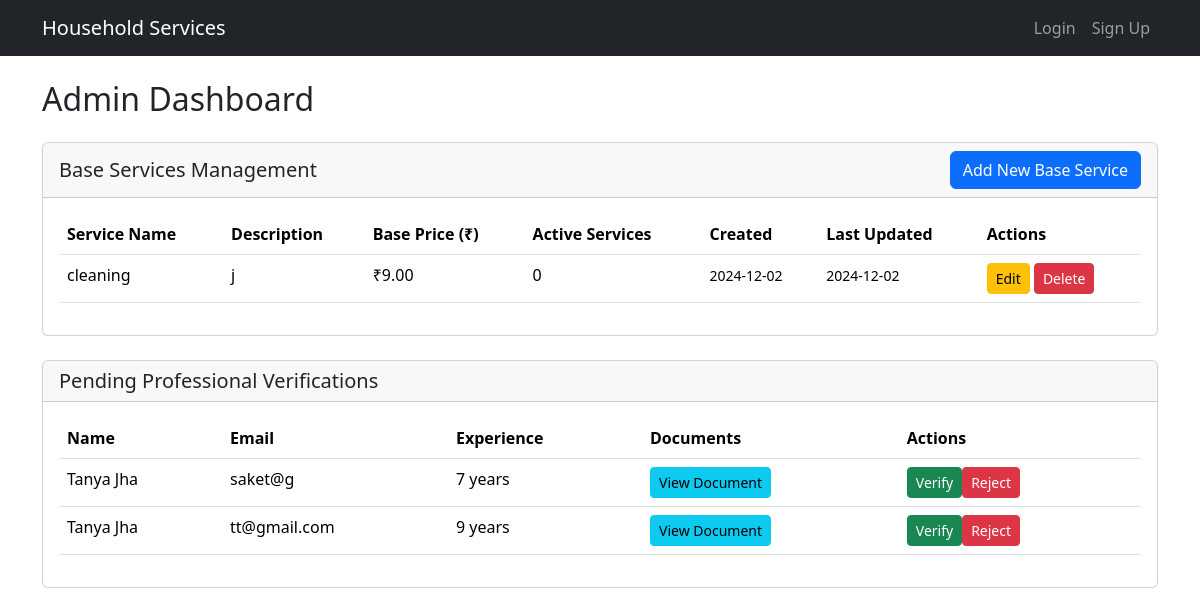
The app's page /admin-dashboard with its own data.
### models.py (models this page shows)
class BaseService(db.Model):
    id = db.Column(db.Integer, primary_key=True)
    name = db.Column(db.String(100), nullable=False)
    description = db.Column(db.Text, nullable=False)
    price = db.Column(db.Float, nullable=False)
    created_at = db.Column(db.DateTime, nullable=False, default=db.func.current_timestamp())
    updated_at = db.Column(db.DateTime, nullable=False, default=db.func.current_timestamp(), onupdate=db.func.current_timestamp())
    services = db.relationship('Service', backref='base_service', lazy=True)

class ProfessionalDetails(db.Model):
    id = db.Column(db.Integer, primary_key=True)
    user_id = db.Column(db.Integer, db.ForeignKey('user.id'), nullable=False)
    email = db.Column(db.String(120), unique=True, nullable=False)
    fullname = db.Column(db.String(100), nullable=False)
    service_id = db.Column(db.Integer, db.ForeignKey('base_service.id'), nullable=False)
    experience_years = db.Column(db.Integer, nullable=False)
    document_path = db.Column(db.String(200), nullable=False)
    address = db.Column(db.Text, nullable=False)
    pin_code = db.Column(db.String(10), nullable=False)
    status = db.Column(db.String(20), nullable=False, default='pending')
    user = db.relationship('User', backref=db.backref('professional_details', lazy=True))
    service = db.relationship('BaseService', backref=db.backref('professionals', lazy=True))

### app.py (the view)
@app.route("/admin-dashboard")
def admin_dashboard():
    pending_professionals = ProfessionalDetails.query.filter_by(status='pending').all()
    services = BaseService.query.order_by(BaseService.name).all()
    return render_template("admin_dashboard.html",
                         pending_professionals=pending_professionals,
                         services=services)

### templates/admin_dashboard.html (shortened to what this page needs)
{% extends "base.html" %}
{% block content %}
<div class="container mt-4">
    <h2 class="mb-4">Admin Dashboard</h2>
    <div class="row mb-4">
        <div class="col-12">
            <div class="card">
                <div class="card-header d-flex justify-content-between align-items-center">
                    <h5 class="card-title mb-0">Base Services Management</h5>
                    <button class="btn btn-primary" data-bs-toggle="modal" data-bs-target="#addServiceModal">
                        Add New Base Service
                    </button>
                </div>
                <div class="card-body">
                    <div class="table-responsive">
                        <table class="table table-hover">
                            <thead>
                                <tr>
                                    <th>Service Name</th>
                                    <th>Description</th>
                                    <th>Base Price (₹)</th>
                                    <th>Active Services</th>
                                    <th>Created</th>
                                    <th>Last Updated</th>
                                    <th>Actions</th>
                                </tr>
                            </thead>
                            <tbody>
                                {% for service in services %}
                                <tr>
                                    <td>{{ service.name }}</td>
                                    <td>{{ service.description[:100] }}{% if service.description|length > 100 %}...{% endif %}</td>
                                    <td>₹{{ "%.2f"|format(service.price) }}</td>
                                    <td>{{ service.services|length }}</td>
                                    <td><small>{{ service.created_at.strftime('%Y-%m-%d') }}</small></td>
                                    <td><small>{{ service.updated_at.strftime('%Y-%m-%d') }}</small></td>
                                    <td>
                                        <button class="btn btn-warning btn-sm"
                                                data-bs-toggle="modal"
                                                data-bs-target="#editServiceModal{{ service.id }}">
                                            Edit
                                        </button>
                                        <form action="{{ url_for('delete_service', id=service.id) }}"
                                              method="post"
                                              style="display: inline;"
                                              onsubmit="return confirm('Are you sure you want to delete this base service? This will remove all professional services using this base service.')">
                                            <button type="submit" class="btn btn-danger btn-sm">Delete</button>
                                        </form>
                                    </td>
                                </tr>
                                {% endfor %}
                            </tbody>
                        </table>
                    </div>
                </div>
            </div>
        </div>
    </div>
    <div class="row">
        <div class="col-12">
            <div class="card">
                <div class="card-header">
                    <h5 class="card-title mb-0">Pending Professional Verifications</h5>
                </div>
                <div class="card-body">
                    <div class="table-responsive">
                        <table class="table">
                            <thead>
                                <tr>
                                    <th>Name</th>
                                    <th>Email</th>
                                    <th>Experience</th>
                                    <th>Documents</th>
                                    <th>Actions</th>
                                </tr>
                            </thead>
                            <tbody>
                                {% for professional in pending_professionals %}
                                <tr>
                                    <td>{{ professional.fullname }}</td>
                                    <td>{{ professional.email }}</td>
                                    <td>{{ professional.experience_years }} years</td>
                                    <td>
                                        <a href="{{ url_for('serve_file', filename=professional.document_path) }}"
                                           target="_blank"
                                           class="btn btn-info btn-sm">View Document</a>
                                    </td>
                                    <td>
                                        <div class="btn-group">
                                            <form action="{{ url_for('verify_professional', id=professional.id) }}"
                                                  method="post"
                                                  style="display: inline;">
                                                <button type="submit" class="btn btn-success btn-sm">Verify</button>
                                            </form>
                                            <form action="{{ url_for('reject_professional', id=professional.id) }}"
                                                  method="post"
                                                  style="display: inline;">
                                                <button type="submit" class="btn btn-danger btn-sm">Reject</button>
                                            </form>
                                        </div>
                                    </td>
                                </tr>
                                {% endfor %}
                            </tbody>
                        </table>
                    </div>
                </div>
            </div>
        </div>
    </div>
</div>
{% endblock %}

### templates/base.html (shortened to what this page needs)
<!DOCTYPE html>
<html lang="en">
<head>
    <link href="https://cdn.jsdelivr.net/npm/bootstrap@5.3.2/dist/css/bootstrap.min.css" rel="stylesheet">
</head>
<body>
    <nav class="navbar navbar-expand-lg navbar-dark bg-dark">
        <div class="container">
            <a class="navbar-brand" href="{{ url_for('home') }}">Household Services</a>
            <div class="collapse navbar-collapse" id="navbarNav">
                <ul class="navbar-nav ms-auto">
                    {% if session.get('user_id') %}
                        {% if session.get('role') == 'user' %}
                            <li class="nav-item">
                                <a class="nav-link" href="{{ url_for('user_dashboard') }}">Dashboard</a>
                            </li>
                        {% elif session.get('role') == 'professional' %}
                            <li class="nav-item">
                                <a class="nav-link" href="{{ url_for('professional_dashboard') }}">Dashboard</a>
                            </li>
                        {% elif session.get('role') == 'admin' %}
                            <li class="nav-item">
                                <a class="nav-link" href="{{ url_for('admin_dashboard') }}">Dashboard</a>
                            </li>
                            <li class="nav-item">
                                <a class="nav-link" href="{{ url_for('all_users') }}">All Users</a>
                            </li>
                        {% endif %}
                        <li class="nav-item">
                            <a class="nav-link" href="{{ url_for('logout') }}">Logout</a>
                        </li>
                    {% else %}
                        <li class="nav-item">
                            <a class="nav-link" href="{{ url_for('login') }}">Login</a>
                        </li>
                        <li class="nav-item">
                            <a class="nav-link" href="{{ url_for('register') }}">Sign Up</a>
                        </li>
                    {% endif %}
                </ul>
            </div>
        </div>
    </nav>
    <main>
        {% block content %}{% endblock %}
    </main>
</body>
</html>

### records on screen
BaseService: name "cleaning", description "j", price "9.00", services|length "0", created_at "2024-12-02", updated_at "2024-12-02"
ProfessionalDetails: fullname "Tanya Jha", email "saket@g", experience_years "7"
ProfessionalDetails: fullname "Tanya Jha", email "tt@gmail.com", experience_years "9"
